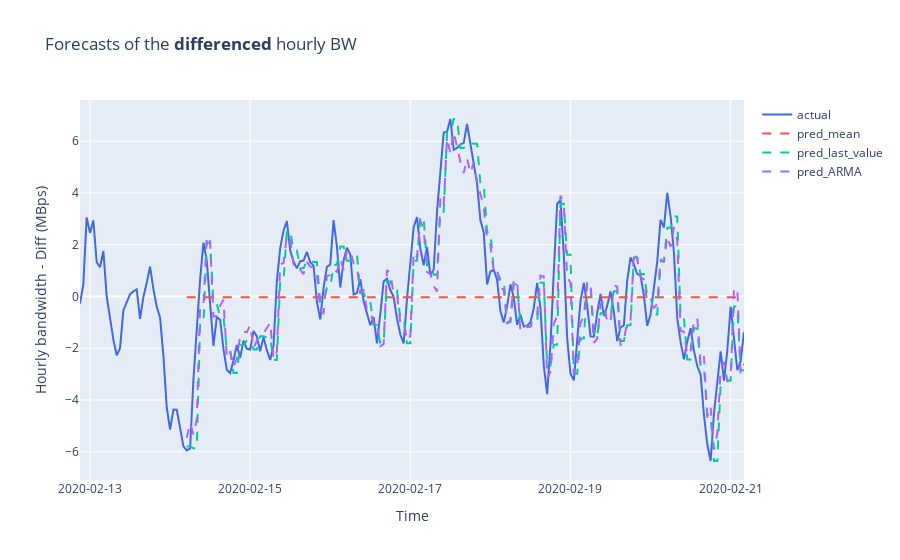

The cell this chart's notebook holds for it:
### Code cell
fig = go.Figure()
fig.add_trace(go.Scatter(x=df_diff[-200:].index, y=df_diff[-200:]['bandwidth_diff'], name='actual', line = dict(color='royalblue')))

for pred_type in ["pred_mean", "pred_last_value","pred_ARMA"]: 
    fig.add_trace(go.Scatter(x=test.index, y=test[pred_type], name=pred_type, line = dict(dash='dash')))
fig.update_layout(
    xaxis= dict(
        tickmode = 'array',
        tickvals = [9802, 9850, 9898, 9946, 9994],
        ticktext = ['2020-02-13', '2020-02-15', '2020-02-17', '2020-02-19', '2020-02-21']
    ),
    yaxis_title='Hourly bandwidth - Diff (MBps)',
    xaxis_title='Time',
    title='Forecasts of the <b>differenced</b> hourly BW'
)  
fig.show()

### Figure 1 — Plotly figure (JSON) as saved in the notebook; plotly's stock layout.template omitted (floating-point values rounded to 4 significant figures; data arrays with more than 128 entries replaced by an {"elided": "..."} marker saying what was removed)
{"data": [{"line": {"color": "royalblue"}, "name": "actual", "type": "scatter", "x": {"elided": "200 int values"}, "y": {"elided": "200 float values"}}, {"line": {"dash": "dash"}, "name": "pred_mean", "type": "scatter", "x": {"elided": "168 int values"}, "y": {"elided": "168 float values"}}, {"line": {"dash": "dash"}, "name": "pred_last_value", "type": "scatter", "x": {"elided": "168 int values"}, "y": {"elided": "168 float values"}}, {"line": {"dash": "dash"}, "name": "pred_ARMA", "type": "scatter", "x": {"elided": "168 int values"}, "y": {"elided": "168 float values"}}], "layout": {"title": {"text": "Forecasts of the <b>differenced</b> hourly BW"}, "xaxis": {"tickmode": "array", "ticktext": ["2020-02-13", "2020-02-15", "2020-02-17", "2020-02-19", "2020-02-21"], "tickvals": [9802, 9850, 9898, 9946, 9994], "title": {"text": "Time"}}, "yaxis": {"title": {"text": "Hourly bandwidth - Diff (MBps)"}}}}
